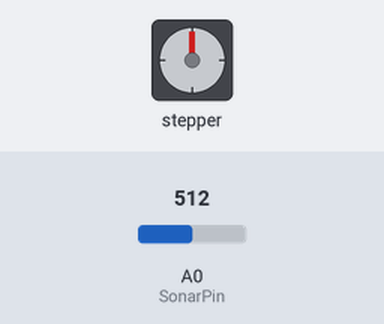
Recording of a sketch running on a simulated Arduino Uno, built with avr-gcc and run on an emulated ATmega328P. Parts: stepper motor. The test bench sets the inputs (shaded band); at power-on: A0 (SonarPin) = 512. Stepper angles assume 200 steps per turn; what the sketch prints to the serial monitor is not drawn.

Above: at 0.15 s.
At 9.83 s:
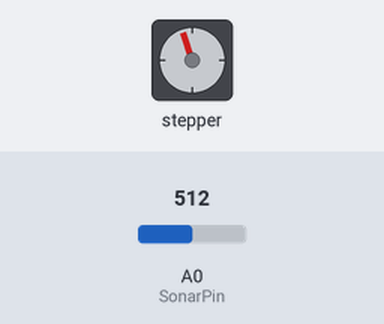
At 19.8 s:
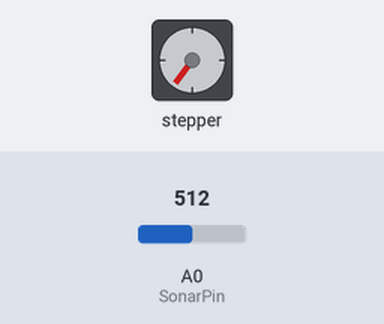
At 39.75 s:
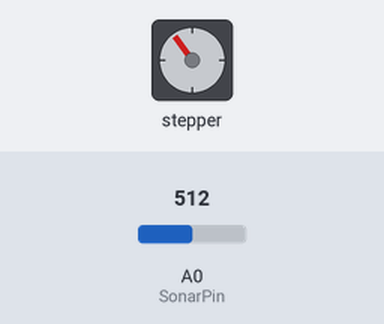
Timing chart, 0 to 40.0 s (numbered marks = the images above):
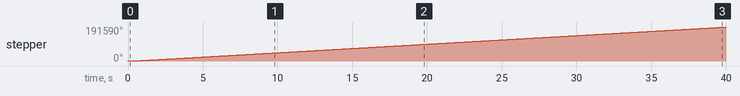

The sketch:

sonar_and_stepper_00.ino
```cpp
#include <AccelStepper.h>
#include <MultiStepper.h>

AccelStepper stepper(2, 9, 8);   // LIB ACCEL

float Inch = 0.00;
float cm = 0.00;
float pcm = cm;
int SonarPin = A0;
int sensorValue;


void setup() {
  pinMode(SonarPin, INPUT);
  Serial.begin(9600);
  // Stepper config
  stepper.setMaxSpeed(5000.0);
  stepper.setSpeed(900.0);
  stepper.setAcceleration(9000.0);
}

void loop() {
  readSonar();
  if (abs(cm - pcm < 10)) {
    gotoPosition(cm);
  }
}

void readSonar() {
  pcm = cm;
  sensorValue = analogRead(SonarPin);
  delay(10);
  Inch = (sensorValue * 0.497);
  cm = Inch * 2.54;
}

void gotoPosition(float target) {
  float newPos = map(target, 0, 100, 0, 20000);
  Serial.print("cm = ");
  Serial.print(cm);
  Serial.print(" - new position = ");
  Serial.println(newPos);
  stepper.runToNewPosition(newPos);
}
```

Measured:
- by itself, stepper: keeps turning clockwise at about 4792°/s
